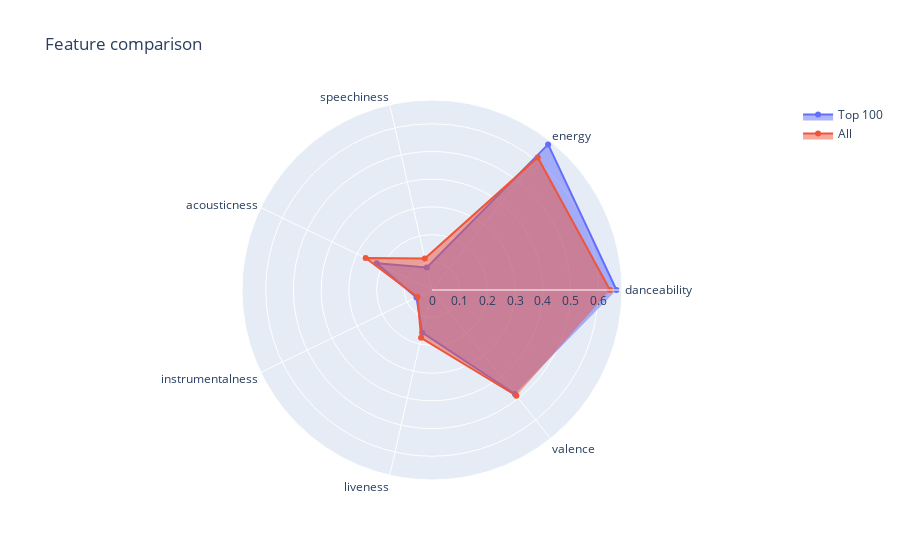

The notebook cell saved with this chart:
### Code cell
# En quoi les pistes les plus populaires sont-elles différentes de toutes les pistes du jeu de données ? 
# Découvrons-le en traçant un portrait des caractéristiques des ensembles correspondants, étant donné les valeurs moyennes des caractéristiques sélectionnées.

feat_cols = ['danceability', 'energy', 'speechiness', 'acousticness', 'instrumentalness', 'liveness', 'valence']
top_100_feat = pd.DataFrame(columns=feat_cols)

for i, track in by_track_pop[:100].iterrows():
  features = tf_df[tf_df['id'] == track['track_id']]
  top_100_feat = top_100_feat.append(features, ignore_index=True)


top_100_feat = top_100_feat[feat_cols]

#from sklearn import preprocessing

mean_vals = pd.DataFrame(columns=feat_cols)
mean_vals = mean_vals.append(top_100_feat.mean(), ignore_index=True)
mean_vals = mean_vals.append(tf_df[feat_cols].mean(), ignore_index=True)
print(mean_vals)

import plotly.graph_objects as go
#import plotly.offline as pyo

fig = go.Figure(
    data=[
        go.Scatterpolar(r=mean_vals.iloc[0], theta=feat_cols, fill='toself', name='Top 100'),
        go.Scatterpolar(r=mean_vals.iloc[1], theta=feat_cols, fill='toself', name='All'),
    ],
    layout=go.Layout(
        title=go.layout.Title(text='Feature comparison'),
        polar={'radialaxis': {'visible': True}},
        showlegend=True
    )
)

#pyo.plot(fig)
fig.show()

### Figure 1 — Plotly figure (JSON) as saved in the notebook; plotly's stock layout.template omitted (floating-point values rounded to 4 significant figures)
{"data": [{"fill": "toself", "name": "Top 100", "r": [0.6656, 0.6721, 0.08373, 0.2215, 0.06229, 0.158, 0.4798], "theta": ["danceability", "energy", "speechiness", "acousticness", "instrumentalness", "liveness", "valence"], "type": "scatterpolar"}, {"fill": "toself", "name": "All", "r": [0.6423, 0.612, 0.1162, 0.2657, 0.05809, 0.1771, 0.4882], "theta": ["danceability", "energy", "speechiness", "acousticness", "instrumentalness", "liveness", "valence"], "type": "scatterpolar"}], "layout": {"polar": {"radialaxis": {"visible": true}}, "showlegend": true, "title": {"text": "Feature comparison"}}}
